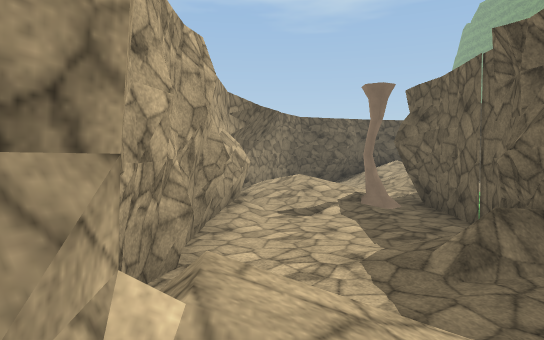
View 1 (above)

16 first-person views from a walk through a Unity game level. The camera is 1.3 m above the floor, tilts 2° down and sees 75° across. The floor is counted in squares, 2 m on a side. Each view is taken from the middle of a square. On the plan, view 1 faces up. The plan holds only what a view shows up to about 10 squares ahead; the rest is blank. The place goes on beyond the plan. Some trees and plants on the terrain are drawn as simple stand-ins. Some animated figures are not drawn. Surface patterns are stand-ins for the level's own textures.

View 2
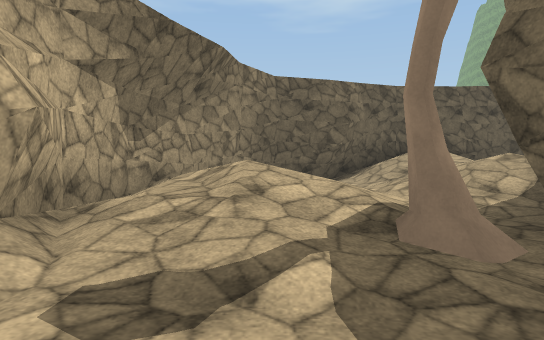

View 3
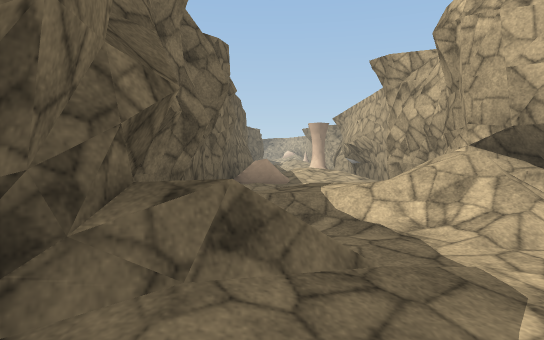

View 4
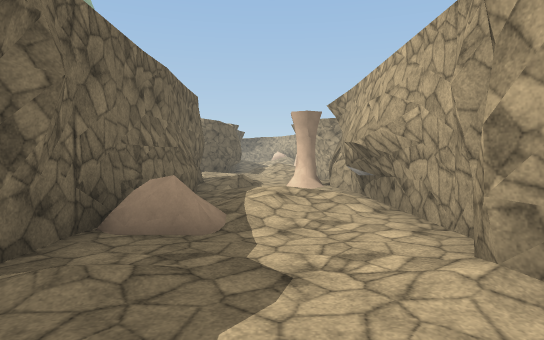

View 5
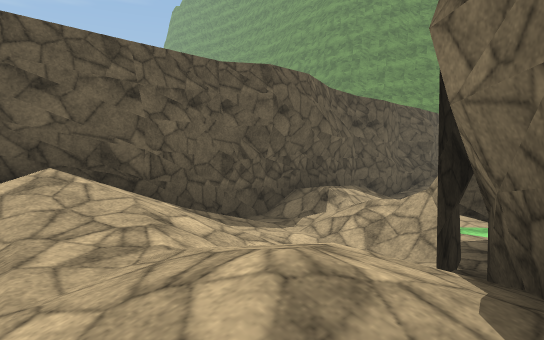

View 6
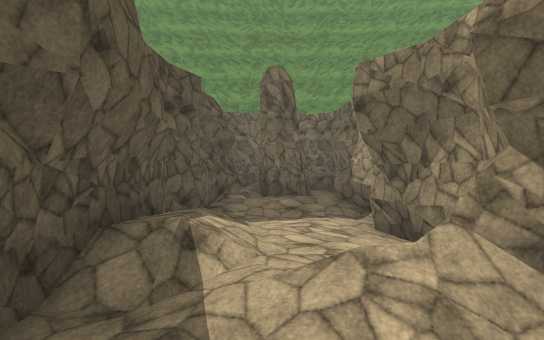

View 7
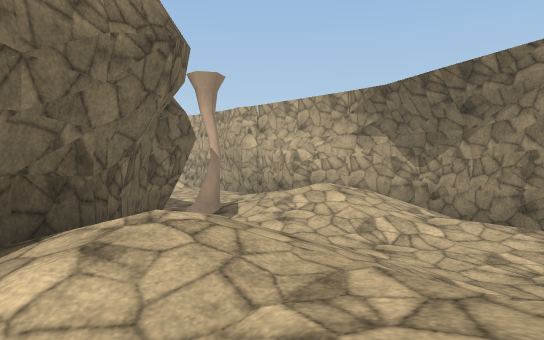

View 8
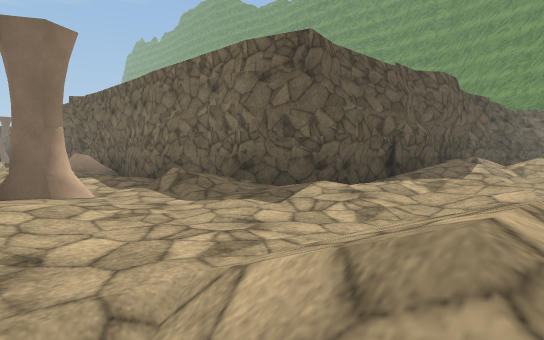

View 9
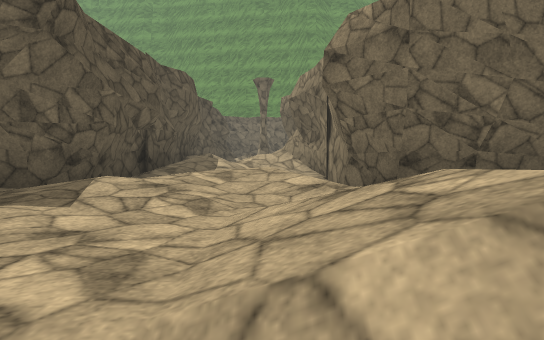

View 10
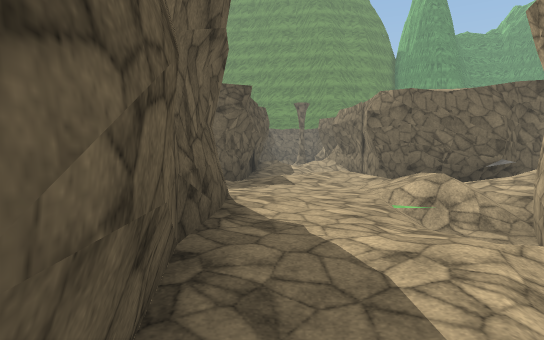

View 11
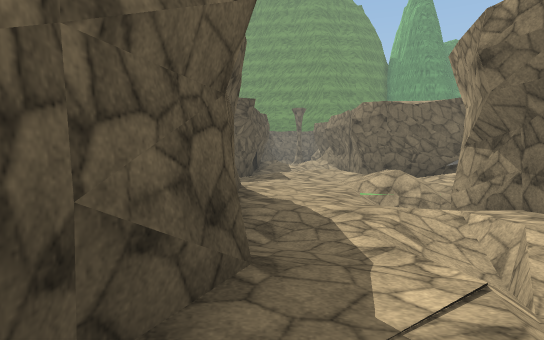

View 12
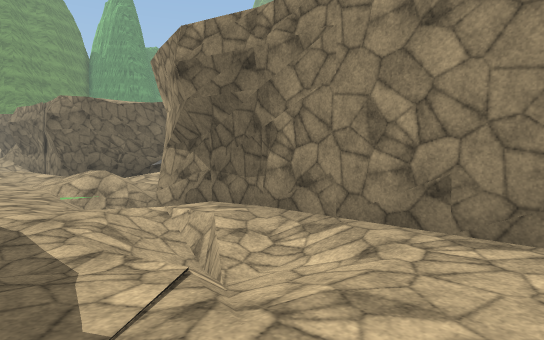

View 13
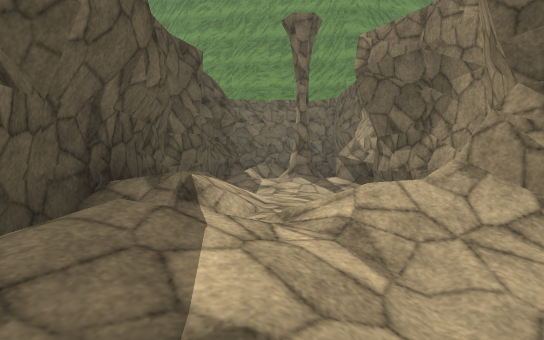

View 14
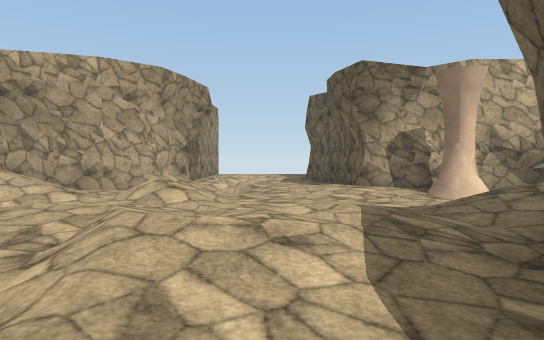

View 15
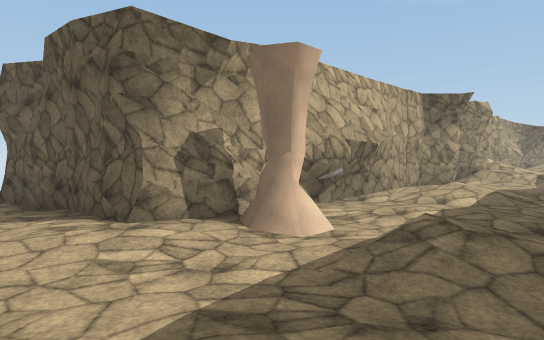

View 16
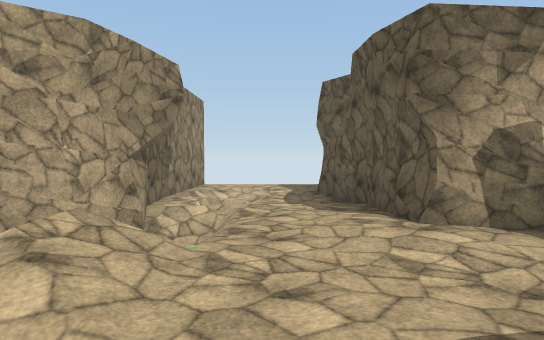

### Floor plan
Key: @ floor where view 1 was taken; # wall or solid block; . main floor; : floor 0.25 m higher than the main floor; - floor 0.25 m lower than the main floor; + floor 0.5 m higher than the main floor; _ floor 0.5 m lower than the main floor; * floor 0.75 m higher than the main floor; % floor 1 m higher than the main floor; & floor 1.25 m higher than the main floor; / step, stairs or slope; = window, fence, low wall or low ledge; ^ raised ledge.
Columns run from 8 left of view 1 to 15 right of it. Each row starts with its distance up from view 1.
 15            ###^########
 14          ###////./%/.:##
 13         #..//&/:/:::.::#
 12        ##..:/%/.//:..::#
 11        #::.//&/#########
 10        #/*/:/###
  9        #///.:#
  8        #+/####
  7        #::.#
  6        #...#
  5        #...#
  4        #..=#
  3        #../#
  2        #/..#
  1        #//+#
  0        #@//#
 -1        #...#
 -2        #...#
 -3        #...#
 -4        #..##
 -5        #.//#
 -6        #++.#
 -7        #...#
 -8        #.::#
 -9        #...#
-10        ##./##
-11  #######....#########
-12 ../--.....::...+//%/.###
-13 ..---......::../+/:..::*
-14 .._=//////.:/.../  ..:#
-15 ##.-.##///:..##########
-16  #######.:..##
-17        #// ##
-18        #   #

Positions as (right, up) in squares from view 1, and headings:
1: (0, 0), facing up
2: (1, 5), facing up
3: (2, 5), facing down
4: (1, 0), facing down
5: (4, 10), facing up-right
6: (6, 13), facing right
7: (6, 13), facing down-left
8: (-1, -15), facing up-right
9: (-1, -14), facing right
10: (-6, -12), facing right
11: (-8, -12), facing right
12: (-8, -12), facing down-right
13: (6, -13), facing right
14: (6, -13), facing left
15: (3, -13), facing up-left
16: (3, -13), facing left
